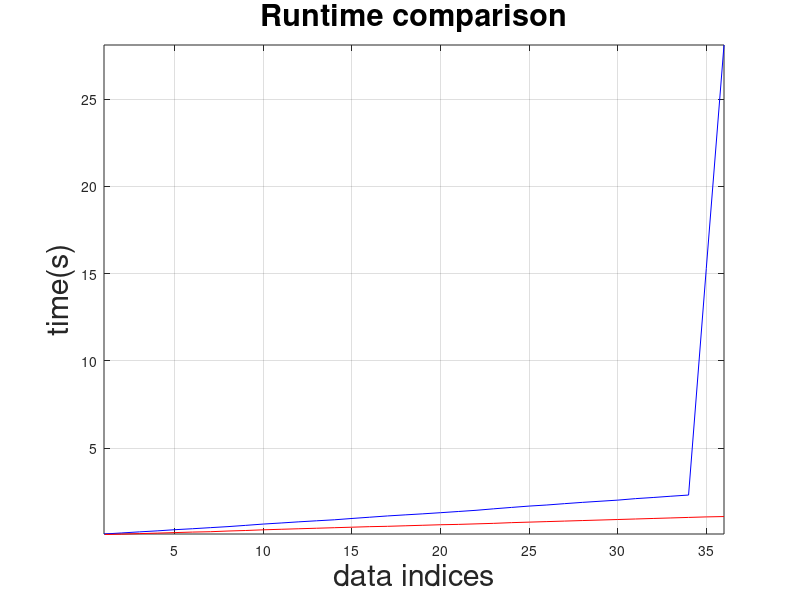
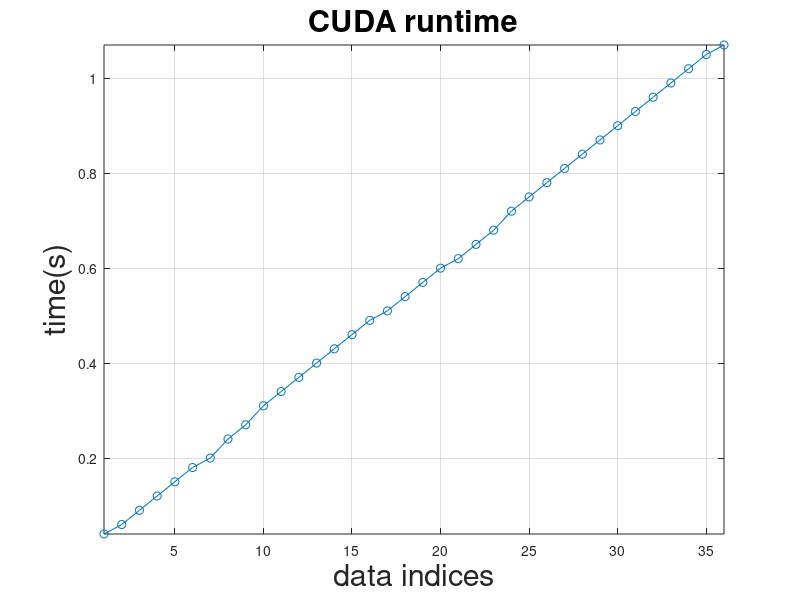
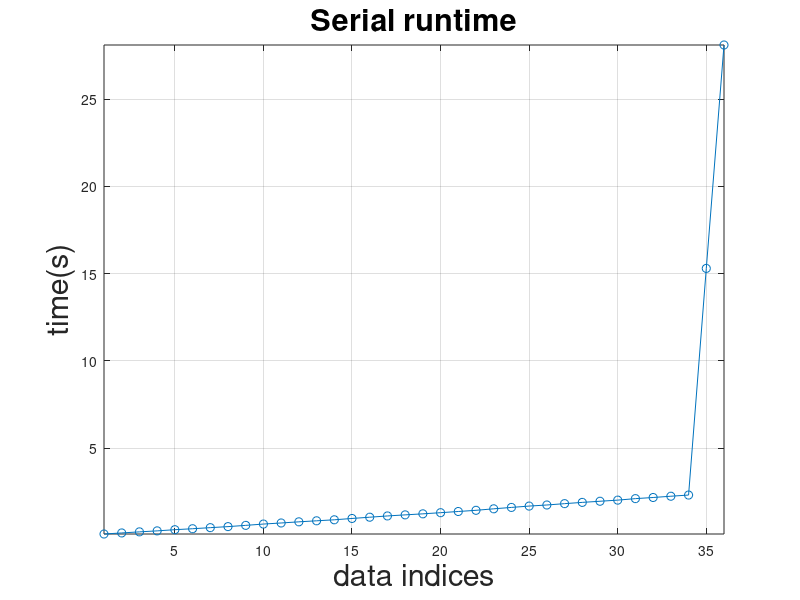
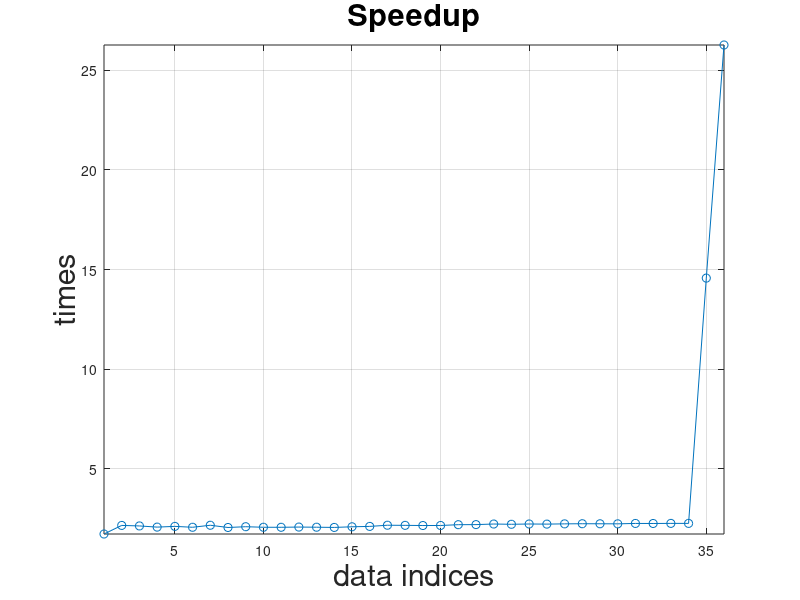

The MATLAB source for these figures, in order:
clear;
clc;

dserial = dlmread('time_serial_pres.txt');
dcuda = dlmread('time_cuda.txt');
dserial = dserial(:,1);

t = 1:36;
figure(1);
plot(t,dserial,'-b');
hold on;
plot(t,dcuda,'-r');
title('Runtime comparison','FontSize',22);
xlabel('data indices','FontSize',22) 
ylabel('time(s)','FontSize',22) 
grid on;
axis([1 36 min(dserial) max(dserial)]);

figure(2);
plot(t,dcuda,'-o');
title('CUDA runtime','FontSize',22);
xlabel('data indices','FontSize',22) 
ylabel('time(s)','FontSize',22) 
grid on;
axis([1 36 min(dcuda) max(dcuda)]);

figure(3);
plot(t,dserial,'-o');
title('Serial runtime','FontSize',22);
xlabel('data indices','FontSize',22) 
ylabel('time(s)','FontSize',22) 
grid on;
axis([1 36 min(dserial) max(dserial)]);

figure(4);
plot(t,dserial./dcuda,'-o');
title('Speedup','FontSize',22);
xlabel('data indices','FontSize',22) 
ylabel('times','FontSize',22) 
grid on;
axis([1 36 min(dserial./dcuda) max(dserial./dcuda)]);